Frame 1 (no input): blank canvas, image omitted
Frame 60 (the mouse pressed at the canvas centre just before this capture): blank canvas, image omitted
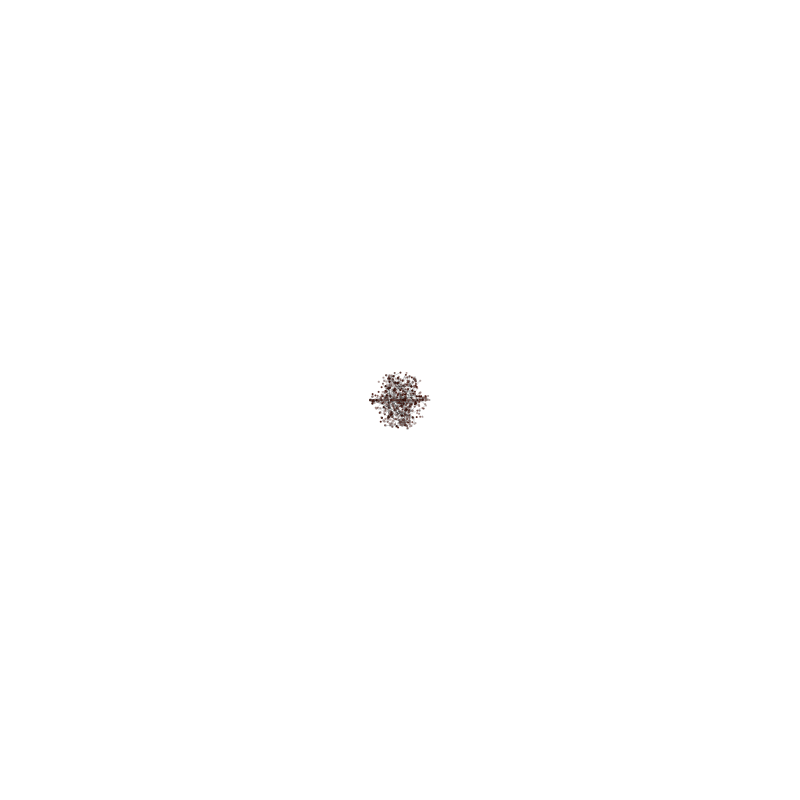
Frame 120 (the mouse held since frame 60 and released just before this capture)

The Processing sketch whose frames 1 and 60 were blank and that drew this single picture after the mouse press (run headless with seeded random() and noise(); from frame 60 on, the mouse is pressed at the canvas centre):

// Processing sketch: nuage_tracks
// ── nuage_tracks.pde
int maxPoints = 10;
float x1, y1;

void setup() {
  size(800, 800);
  background(255);
  x1 = mouseX;
  y1 = mouseY;
}

void draw() {
  noStroke();
  fill(255,5);
  rect(0,0,width,height);

  if (mousePressed) {
    for ( int i = 0; i < maxPoints; i ++) {
      float x = mouseX + random(-30, 30) * cos(15 + i);
      float y = mouseY + random(-30, 30) * sin(15 + i);
      float track = random(5);
      fill(60, 10, 0);
      ellipse(x, y, 2, 2);
      if (track < 1) {
        stroke(0);
        strokeWeight(0.2);
        line(x1, y1, x, y);
      }
      x1 = x;
      y1 = y;
    }
  }
}
